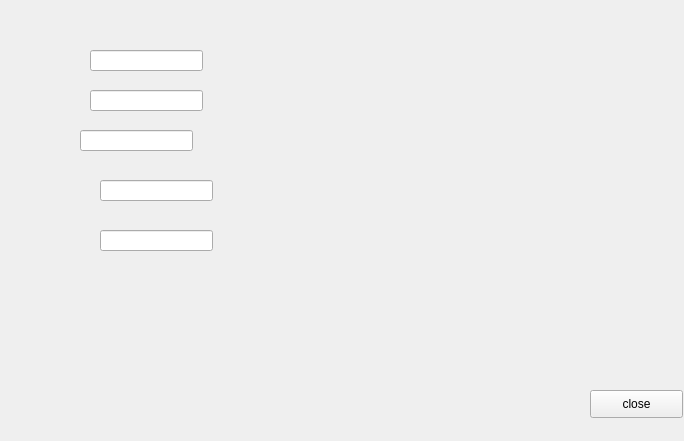
<?xml version="1.0" encoding="UTF-8"?>
<ui version="4.0">
 <class>weatherBalloon</class>
 <widget class="QWidget" name="weatherBalloon">
  <property name="geometry">
   <rect>
    <x>0</x>
    <y>0</y>
    <width>684</width>
    <height>441</height>
   </rect>
  </property>
  <property name="windowTitle">
   <string>Form</string>
  </property>
  <widget class="QPushButton" name="pushButton">
   <property name="geometry">
    <rect>
     <x>590</x>
     <y>390</y>
     <width>93</width>
     <height>28</height>
    </rect>
   </property>
   <property name="text">
    <string>close</string>
   </property>
  </widget>
  <widget class="QLineEdit" name="dateLineEdit">
   <property name="geometry">
    <rect>
     <x>90</x>
     <y>50</y>
     <width>113</width>
     <height>21</height>
    </rect>
   </property>
  </widget>
  <widget class="QLineEdit" name="temperatureLineEdit">
   <property name="geometry">
    <rect>
     <x>90</x>
     <y>90</y>
     <width>113</width>
     <height>21</height>
    </rect>
   </property>
  </widget>
  <widget class="QLineEdit" name="humidityLineEdit">
   <property name="geometry">
    <rect>
     <x>80</x>
     <y>130</y>
     <width>113</width>
     <height>21</height>
    </rect>
   </property>
  </widget>
  <widget class="QLineEdit" name="altiudeLineEdit">
   <property name="geometry">
    <rect>
     <x>100</x>
     <y>180</y>
     <width>113</width>
     <height>21</height>
    </rect>
   </property>
  </widget>
  <widget class="QLineEdit" name="timeLineEdit">
   <property name="geometry">
    <rect>
     <x>100</x>
     <y>230</y>
     <width>113</width>
     <height>21</height>
    </rect>
   </property>
  </widget>
 </widget>
 <resources/>
 <connections/>
</ui>
